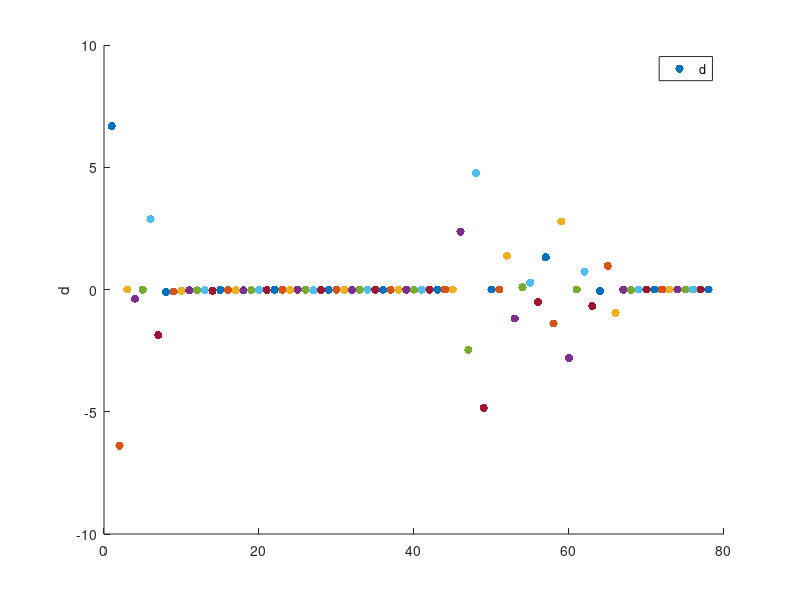

Write the MATLAB code that produced this figure.
n=0;
x0=0.676;
y0=0.443;
fx=@(x,y)-2*(1-x)-320*x*(y-x^2);
fy=@(x,y)160*(y-x^2);
fx0=fx(x0,y0);
fy0=fy(x0,y0);
f=@(x,y)(1-x)^2+80*((y-x^2)^2);
phi=@(k)(1-(x0-k*fx0))^2+80*(((y0-k*fy0)-(x0-k*fx0)^2)^2);
kstar=fminbnd(phi,-10,10);
x1=x0-kstar*fx0;
y1=y0-kstar*fy0;
d=f(x1,y1)-f(x0,y0)
scatter(n+1,d,'filled')
%scatter(n+1,y1)
hold on
fx1=fx(x1,y1);
fy1=fy(x1,y1);
sx0=-fx0;
sy0=-fy0;

while n<80
      
    beta1=(fx1^2+fy1^2)/(fx0^2+fy0^2);
    sx1=-fx1+beta1*sx0;
    sy1=-fy1+beta1*sy0;
    phi=@(k)(1-(x1+k*sx1))^2+80*(((y1+k*sy1)-(x1+k*sx1)^2)^2);
    kstar=fminbnd(phi,-10,10);
    x2=x1+kstar*sx1;
    y2=y1+kstar*sy1;
    fx2=fx(x2,y2);
    fy2=fy(x2,y2);
    F=f(x2,y2);
    d=f(x2,y2)-f(x1,y1)
    scatter(n+2,d,'filled')
    %scatter(n+2,y2)
   hold on
    x0=x1;
    y0=y1;
    fx0=fx1;
    fy0=fy1;
    sx0=sx1;
    sy0=sy1;
    x1=x2;
    y1=y2;
    fx1=fx2;
    fy1=fy2;
    n=n+1;
    
if norm([x1 y1]-[x0 y0])<10^-8
    n=2500;
end

end
ylabel('d')
legend('d')
